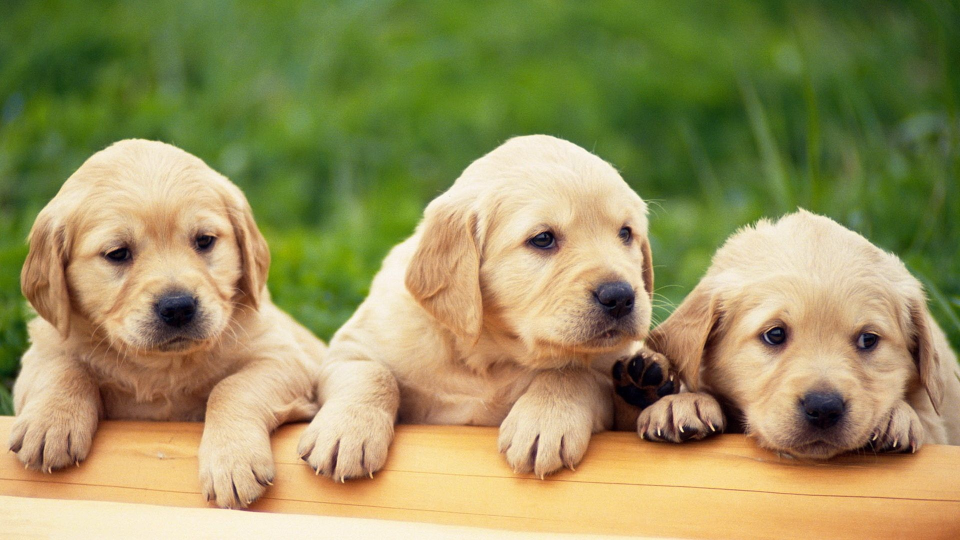
#> input picture img/puppy.jpg, 1920 x 1080 px (shown at 1/2 size)
$ python basic.py
#> lines starting #> are read from the running program, lines starting #| are printed output that depends on the picture; after the words box and inside, x2 and y2 are one past the last pixel; in counts of white or black regions, pixels touching at a corner belong together
### rescale.py
import cv2 as cv


def rescaleFrame(frame, scale = 0.75):
    # works for images, videos
    width = int(frame.shape[1]*scale)
    height = int(frame.shape[0]*scale)
    dimensions = (width, height)

    return cv.resize(frame,dimensions, interpolation = cv.INTER_AREA)

# [4 lines left out: function changeRes, not called in this run]

# [21 lines of commented-out code are left out]

### basic.py
import cv2
import rescale

img = cv2.imread('img/puppy.jpg')
#> img is the input picture: shape (1080, 1920, 3); mean B, G, R 93.2, 145.4, 152.3
cv2.imshow('puppy',rescale.rescaleFrame(img, scale = 0.3))

# RESIZED IMG
resized_img = rescale.rescaleFrame(img,scale = 0.3)

# CONVERTING TO GRAYSCALE
gray_img = cv2.cvtColor(resized_img,cv2.COLOR_BGR2GRAY)
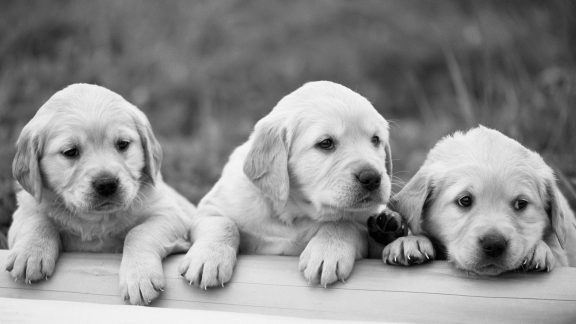
#> gray_img: shape (324, 576); min 1, max 246, mean 141.5
cv2.imshow('Gray_img',gray_img)

# BLUR IMAGE
blur_img = cv2.GaussianBlur(resized_img, (3,3), cv2.BORDER_DEFAULT)
cv2.imshow("Blur_img",blur_img)

# Edge Cascade - Canny edge detection
## BLURRING AND EDGE DETECTING CAN BE DONE TO REDUCE NUMEROUS NUMBER OF EDGES
canny1 = cv2.Canny(blur_img, 125,175)
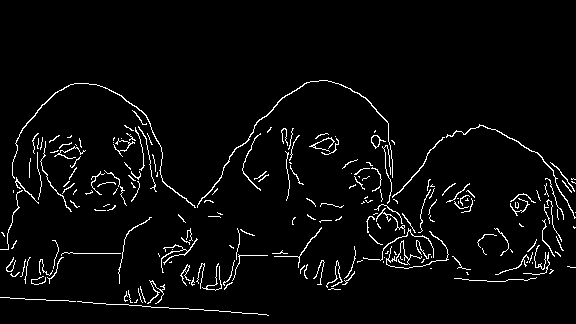
#> canny1: shape (324, 576); 3.7% white in thin lines or dots, all inside (x1, y1, x2, y2) = (0, 80, 576, 316)
canny2 = cv2.Canny(resized_img, 125, 175)
#> canny2: shape (324, 576); 6% white in thin lines or dots, all inside (x1, y1, x2, y2) = (0, 69, 576, 323)
cv2.imshow("Edges from Canny blur", canny1)
cv2.imshow("Edges from Canny", canny2)

# Dilate the image
dilate1 = cv2.dilate(canny1, (3,3), iterations = 3)
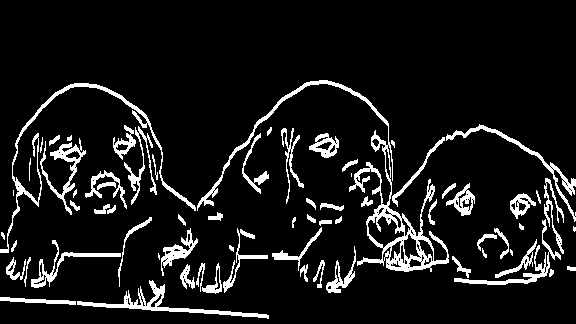
#> dilate1: shape (324, 576); 9.4% white; 71 white regions (5 under 20 px), largest, box (x1, y1, x2, y2) and area: (197, 80, 449, 272) 3645, (0, 83, 196, 253) 1506, (77, 280, 269, 319) 1146
dilate2 = cv2.dilate(canny2, (3,3), iterations = 3)
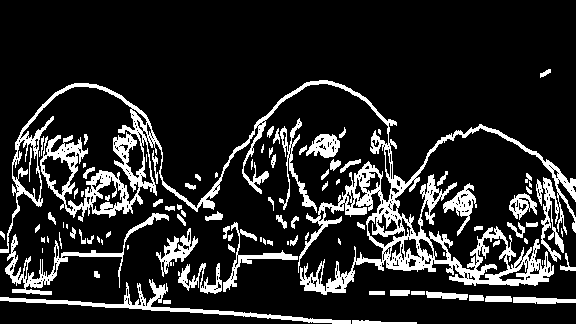
#> dilate2: shape (324, 576); 15.5% white; 101 white regions (29 under 20 px), largest, box (x1, y1, x2, y2) and area: (0, 80, 576, 295) 17506, (0, 279, 351, 324) 1819, (5, 213, 169, 295) 1593
cv2.imshow("Dilated img-blur",dilate1)
cv2.imshow("Dilated img-canny",dilate2)

# Erode the image
erode1 = cv2.erode(dilate1, (3,3), iterations = 3)
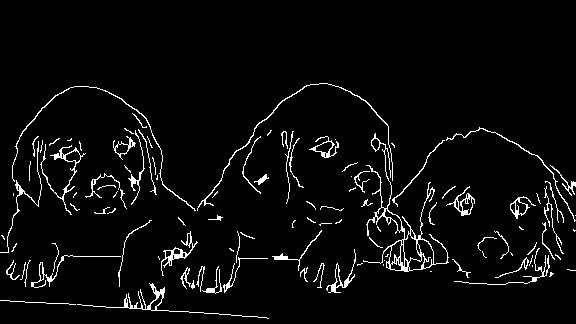
#> erode1: shape (324, 576); 4.3% white in thin lines or dots, all inside (x1, y1, x2, y2) = (0, 83, 576, 319)
cv2.imshow("Eroded image", erode1)

'''
Resizing the image:
1. To shrink - Use interpolation = cv2.INTER_AREA
2. To enlarge - Use interpolation = cv2.INTER_LINEAR or cv2.INTER_CUBIC
'''
resized = cv2.resize(img, (1000,1000), interpolation = cv2.INTER_AREA)
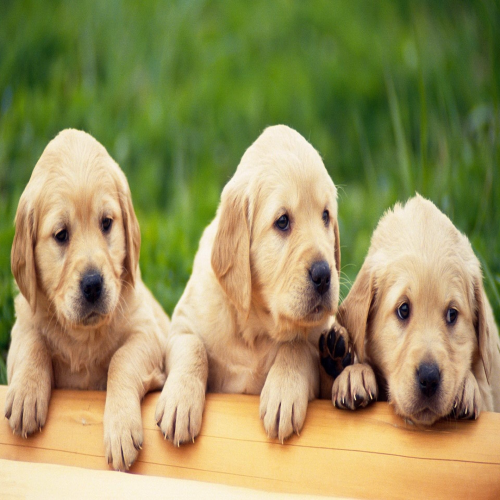
#> resized: shape (1000, 1000, 3) (shown at 1/2 size); mean B, G, R 93.2, 145.4, 152.3
cv2.imshow("Resized img",resized)

# CROPPING
crop = resized_img[100:300,200:400]
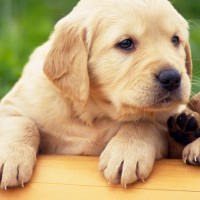
#> crop: shape (200, 200, 3); mean B, G, R 117.7, 163.1, 189.3
cv2.imshow("Cropped img",crop)

cv2.waitKey(7000)
